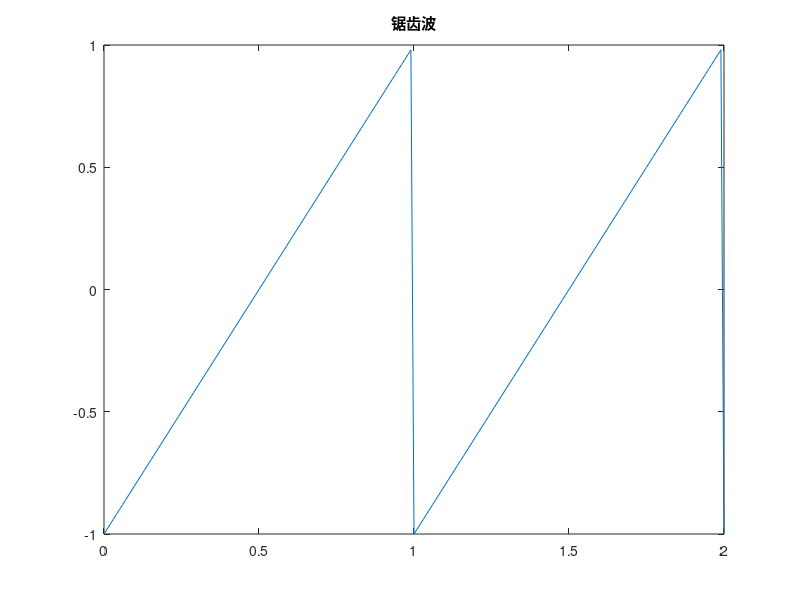
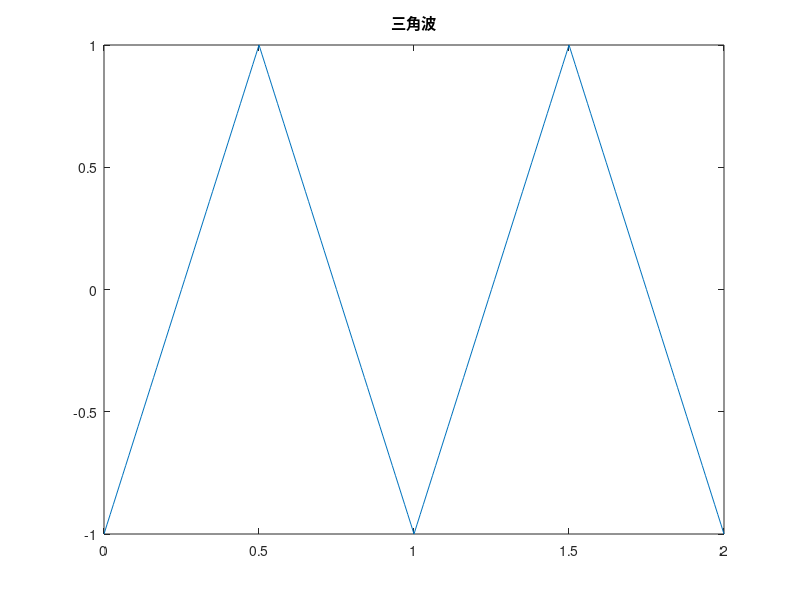

Write MATLAB code to recreate these figures, in order.
% 生成锯齿波和三角波

clc;clear;close all

T=1; % 周期]
Fs=100; % 采样频率
f=1/T; % 频率

dt=0:T/Fs:T*2; % 时间序列


x1=sawtooth(2*pi*f*dt);
x2=sawtooth(2*pi*f*dt,0.5);
plot(dt,x1);
title('锯齿波');
figure;
plot(dt,x2);
title('三角波');